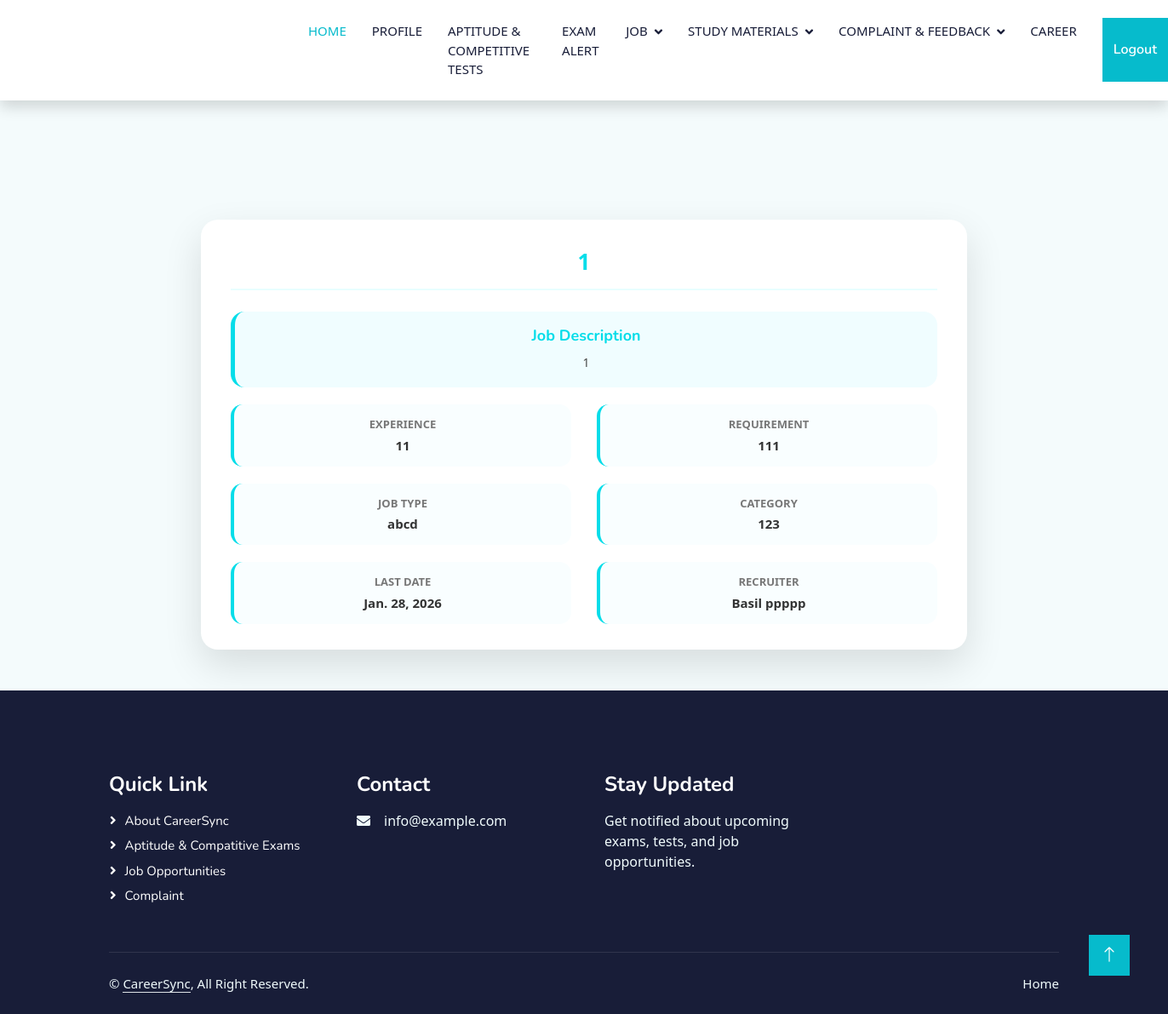
/User/Viewmore/8, run on the app's committed database.
### Recruiter/models.py (models this page shows)
class tbl_job(models.Model):
    job_title=models.CharField(max_length=50)
    job_details=models.CharField(max_length=50)
    job_lastdate=models.DateField()
    job_date=models.DateField(auto_now_add=True)
    job_experience=models.CharField(max_length=50)
    job_requirment=models.CharField(max_length=50)
    jobtype=models.ForeignKey(tbl_jobtype,on_delete=models.CASCADE)
    jobcategory=models.ForeignKey(tbl_jobcategory,on_delete=models.CASCADE)
    recruiter=models.ForeignKey(tbl_recruiter,on_delete=models.CASCADE)

### Admin/models.py (models this page shows)
class tbl_jobtype(models.Model):
    jobtype_name=models.CharField(max_length=50)

class tbl_jobcategory(models.Model):
    jobcategory_name=models.CharField(max_length=50)

### Guest/models.py (models this page shows)
class tbl_recruiter(models.Model):
    recruiter_name=models.CharField(max_length=50)
    recruiter_email=models.CharField(max_length=50)
    recruiter_password=models.CharField(max_length=50)
    recruiter_address=models.CharField(max_length=50)
    recruiter_status=models.IntegerField(default=0)
    recruiter_contact=models.CharField(max_length=50)
    recruiter_photo=models.FileField(upload_to="Assets/Recruiterdocs/Photo/")
    recruiter_proof=models.FileField(upload_to="Assets/Recruiterdocs/Proof/")
    recruiter_licence=models.FileField(upload_to="Assets/Recruiterdocs/Licence/")
    place=models.ForeignKey(tbl_place,on_delete=models.CASCADE)

### User/views.py (the view)
# urls.py: path('Viewmore/<int:id>',views.Viewmore,name='Viewmore'),
def Viewmore(request,id):
    jobdata=tbl_job.objects.get(id=id)
    return render(request,'User/Viewmore.html',{'job':jobdata})

### User/Templates/User/Viewmore.html (shortened to what this page needs)
{% extends 'User/Header.html' %}
{% block content %}
<div class="job-view-wrapper">
    <div class="job-title-main">
        {{job.job_title}}
    </div>
    <div class="job-details-box">
        <h4>Job Description</h4>
        <p>{{job.job_details}}</p>
    </div>
    <div class="job-info-grid">
        <div class="job-info-item">
            <div class="job-label">Experience</div>
            <div class="job-value">{{job.job_experience}}</div>
        </div>
        <div class="job-info-item">
            <div class="job-label">Requirement</div>
            <div class="job-value">{{job.job_requirment}}</div>
        </div>
        <div class="job-info-item">
            <div class="job-label">Job Type</div>
            <div class="job-value">{{job.jobtype.jobtype_name}}</div>
        </div>
        <div class="job-info-item">
            <div class="job-label">Category</div>
            <div class="job-value">{{job.jobcategory.jobcategory_name}}</div>
        </div>
        <div class="job-info-item">
            <div class="job-label">Last Date</div>
            <div class="job-value">{{job.job_lastdate}}</div>
        </div>
        <div class="job-info-item">
            <div class="job-label">Recruiter</div>
            <div class="job-value">{{job.recruiter.recruiter_name}}</div>
        </div>
    </div>
</div>
{% endblock %}

### Guest/static/Main/css/style.css (style rules this page uses)
:root { --primary: #06BBCC; --light: #F0FBFC; --dark: #181d38; }

### User/Templates/User/Viewmore.html (style rules this page uses)
body { background: #f4fbfc; font-family: "Segoe UI", Tahoma, sans-serif; }
.job-view-wrapper { max-width: 900px; margin: 40px auto; background: #ffffff; border-radius: 20px; box-shadow: 0 18px 45px rgba(0, 0, 0, 0.12); padding: 30px 35px; }
.job-title-main { font-size: 26px; font-weight: 700; color: #05dde9; margin-bottom: 20px; border-bottom: 2px solid #e8feff; padding-bottom: 12px; }
.job-info-grid { display: grid; grid-template-columns: repeat(2, 1fr); gap: 20px 30px; margin-top: 20px; }
.job-info-item { background: #f9feff; padding: 14px 18px; border-radius: 14px; border-left: 4px solid #05dde9; }
.job-label { font-size: 13px; font-weight: 600; color: #777; margin-bottom: 4px; text-transform: uppercase; }
.job-value { font-size: 15px; font-weight: 600; color: #333; line-height: 1.4; }
.job-details-box { margin-top: 25px; padding: 18px 22px; background: #f0fdff; border-radius: 16px; border-left: 5px solid #05dde9; }
.job-details-box h4 { margin: 0 0 10px 0; color: #05dde9; font-size: 18px; }
.job-details-box p { margin: 0; color: #444; line-height: 1.6; font-size: 14px; }

### data on the page
tbl_job: job_title "1", job_details "1", job_experience "11", job_requirment "111", jobtype.jobtype_name "abcd", jobcategory.jobcategory_name "123", job_lastdate "Jan. 28, 2026", recruiter.recruiter_name "Basil ppppp"
